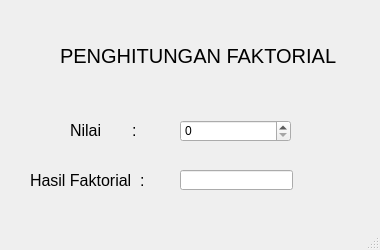
<?xml version="1.0" encoding="UTF-8"?>
<ui version="4.0">
 <class>MainWindow</class>
 <widget class="QMainWindow" name="MainWindow">
  <property name="geometry">
   <rect>
    <x>0</x>
    <y>0</y>
    <width>380</width>
    <height>250</height>
   </rect>
  </property>
  <property name="windowTitle">
   <string>MainWindow</string>
  </property>
  <widget class="QWidget" name="centralwidget">
   <widget class="QLabel" name="label">
    <property name="geometry">
     <rect>
      <x>60</x>
      <y>30</y>
      <width>361</width>
      <height>51</height>
     </rect>
    </property>
    <property name="font">
     <font>
      <pointsize>15</pointsize>
     </font>
    </property>
    <property name="text">
     <string>PENGHITUNGAN FAKTORIAL</string>
    </property>
   </widget>
   <widget class="QLineEdit" name="txthasil">
    <property name="geometry">
     <rect>
      <x>180</x>
      <y>170</y>
      <width>113</width>
      <height>20</height>
     </rect>
    </property>
   </widget>
   <widget class="QLabel" name="label_2">
    <property name="geometry">
     <rect>
      <x>70</x>
      <y>120</y>
      <width>71</width>
      <height>21</height>
     </rect>
    </property>
    <property name="font">
     <font>
      <pointsize>12</pointsize>
     </font>
    </property>
    <property name="text">
     <string>Nilai       :</string>
    </property>
   </widget>
   <widget class="QLabel" name="label_5">
    <property name="geometry">
     <rect>
      <x>30</x>
      <y>170</y>
      <width>121</width>
      <height>21</height>
     </rect>
    </property>
    <property name="font">
     <font>
      <pointsize>12</pointsize>
     </font>
    </property>
    <property name="text">
     <string>Hasil Faktorial  :</string>
    </property>
   </widget>
   <widget class="QSpinBox" name="txtnilai">
    <property name="geometry">
     <rect>
      <x>180</x>
      <y>120</y>
      <width>111</width>
      <height>22</height>
     </rect>
    </property>
   </widget>
  </widget>
  <widget class="QStatusBar" name="statusbar"/>
 </widget>
 <resources/>
 <connections/>
</ui>
